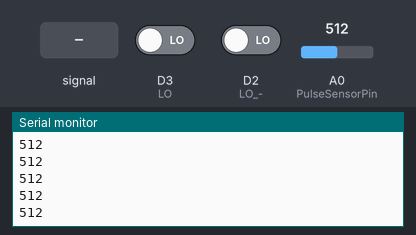
The sketch below on a simulated ESP8266 (Wemos D1 mini). Parts: the last lines printed to the serial monitor. The test bench sets the inputs (shaded band); at power-on: D3 (LO) LOW, A0 (PulseSensorPin) = 512, D2 (LO_-) LOW. WiFi joins after 1.5 s; servers stay silent unless stated.

Above: at 3.0 s.
3.1 s: D3 (LO) driven HIGH
At 4.0 s:
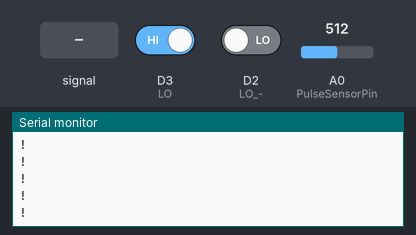
5.0 s: D3 (LO) driven LOW
At 6.1 s:
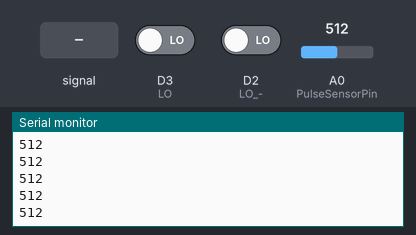
6.5 s: A0 (PulseSensorPin) fed a 200 Hz sine of ±81 counts around its level
At 7.3 s:
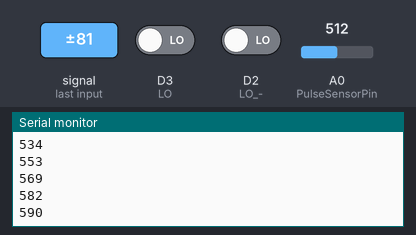
8.0 s: A0 (PulseSensorPin) set to 716
At 8.7 s:
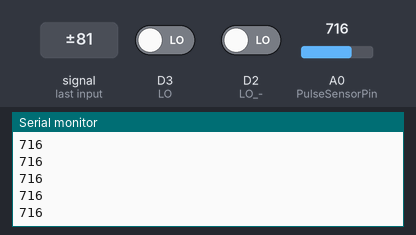
9.5 s: A0 (PulseSensorPin) fed a 1000 Hz sine of ±255 counts around its level
11.0 s: A0 (PulseSensorPin) set to 1023
At 11.8 s:
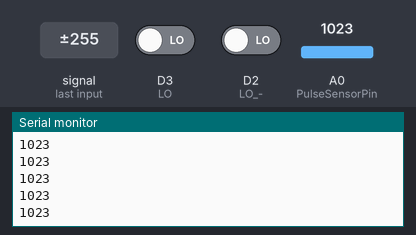
Timing chart, 0 to 13.5 s (numbered marks = the images above; inputs shaded):
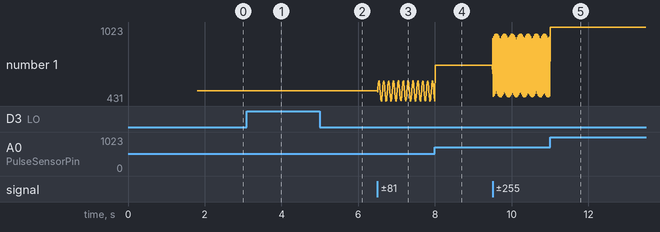

The sketch:

ECG_WeMos.ino
```cpp
#define BLYNK_PRINT Serial
#include <ESP8266WiFi.h>
#include <BlynkSimpleEsp8266.h>

int Signal;
int PulseSensorPin = A0;

char auth[] = "b7BGQGJVb1oeqTJE2DS8hX9Qfk3rBvdP";
char ssid[] = "ZAS_G";
char pass[] = "SanaZara123";
BlynkTimer timer;

void sendSensor()
{
  Signal = analogRead(PulseSensorPin);

   if((digitalRead(D3) == 1)||(digitalRead(D2) == 1)){
    Serial.println('!');
  }
  else{
      Serial.println(Signal);
      Blynk.virtualWrite(V5, Signal);
}
}

void setup()
{
  // Debug console
  Serial.begin(9600);
  pinMode(D3, INPUT); //  LO +
  pinMode(D2, INPUT); //  LO -
  pinMode(PulseSensorPin, INPUT);
  Blynk.begin(auth, ssid, pass);
  timer.setInterval(0.1L, sendSensor);

}
void loop()
{
  Blynk.run();
  timer.run();

}
```

Measured:
- after the input at 3.1 s, the serial monitor: prints a new line at once (image 1)
- after the input at 6.5 s, the serial monitor: prints a new line at once (image 3)
- plotted number 1: 512 → 431 after the input at 6.5 s
